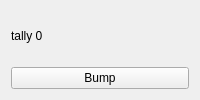
<?xml version="1.0" encoding="UTF-8"?>
<ui version="4.0">
 <class>Panel</class>
 <widget class="QWidget" name="Panel">
  <layout class="QVBoxLayout" name="layout">
   <item>
    <widget class="QLabel" name="label">
     <property name="text">
      <string>tally 0</string>
     </property>
    </widget>
   </item>
   <item>
    <widget class="QPushButton" name="bump">
     <property name="text">
      <string>Bump</string>
     </property>
    </widget>
   </item>
  </layout>
 </widget>
 <resources/>
 <connections/>
</ui>
